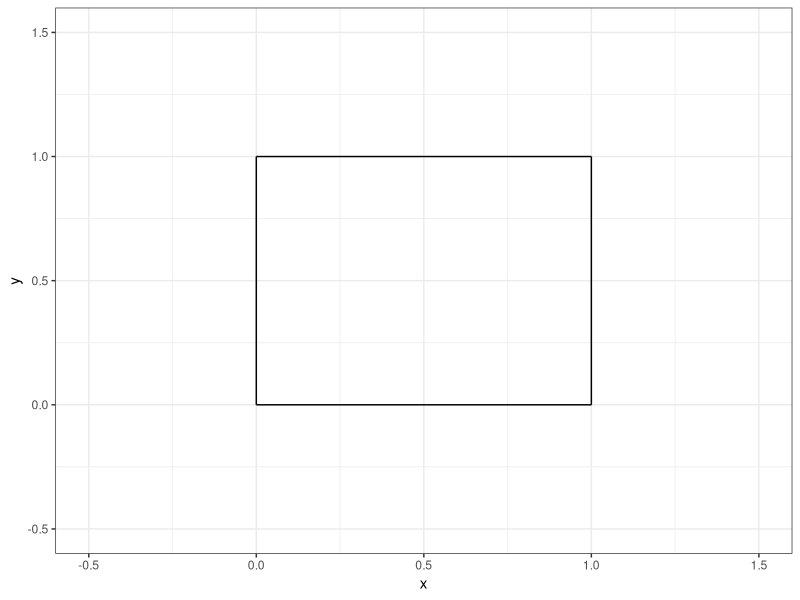
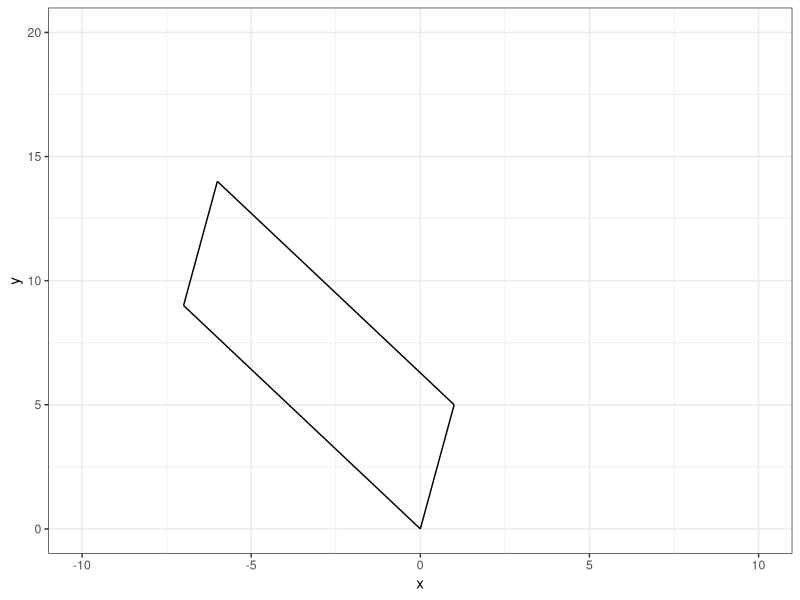
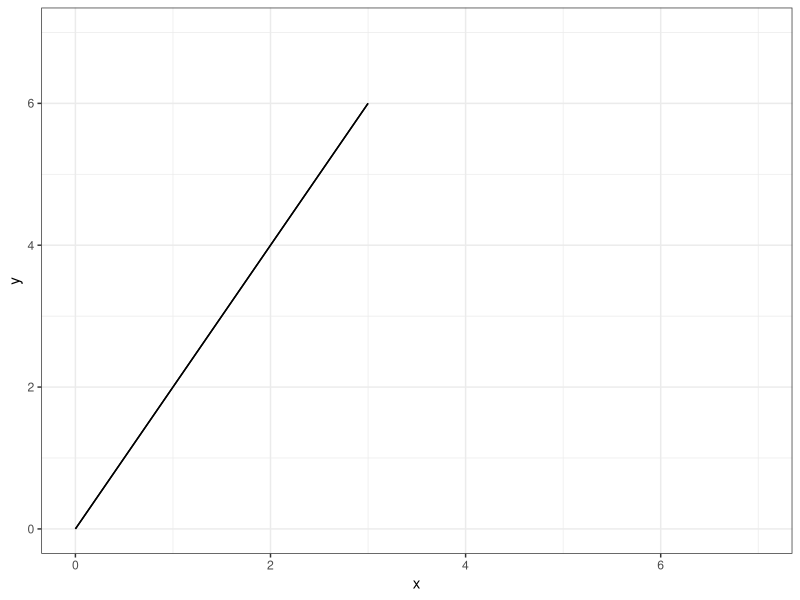
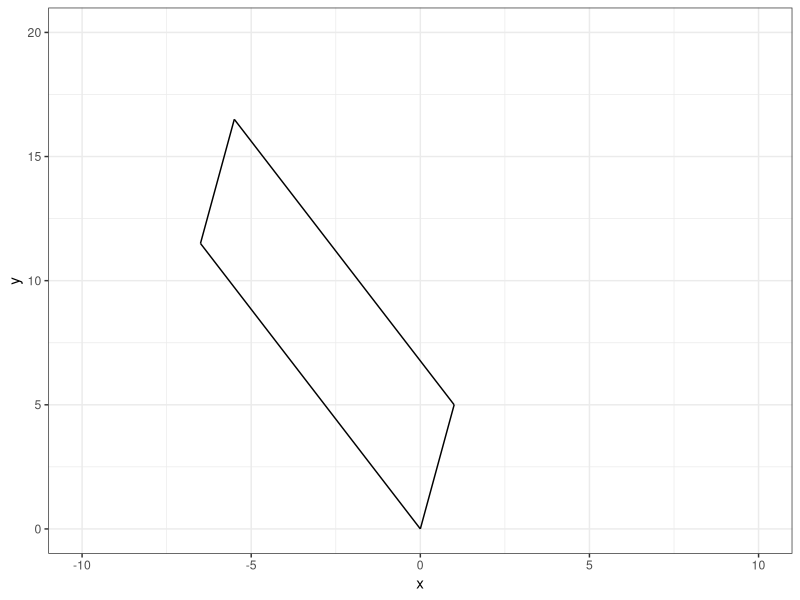
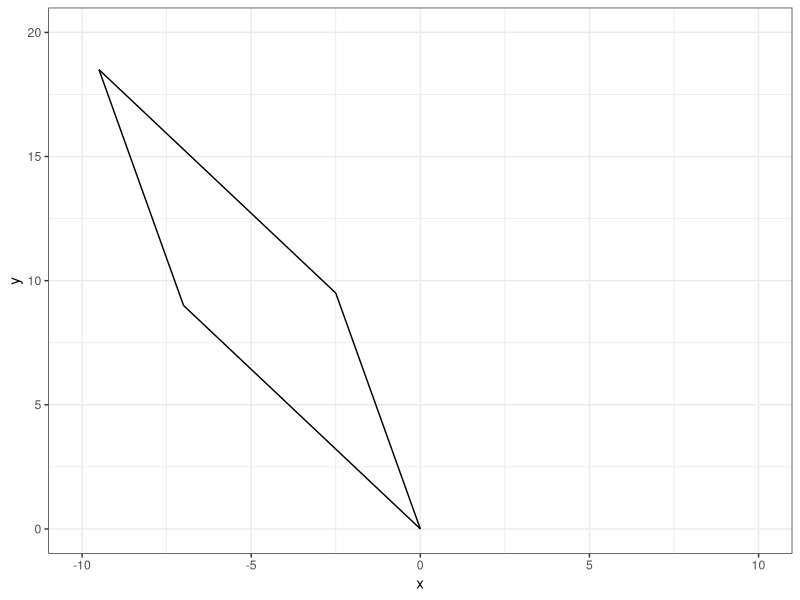
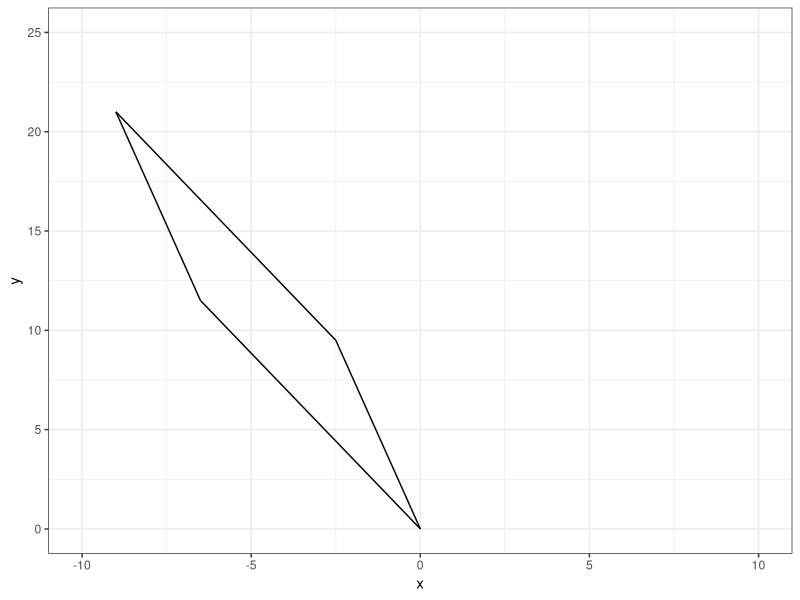
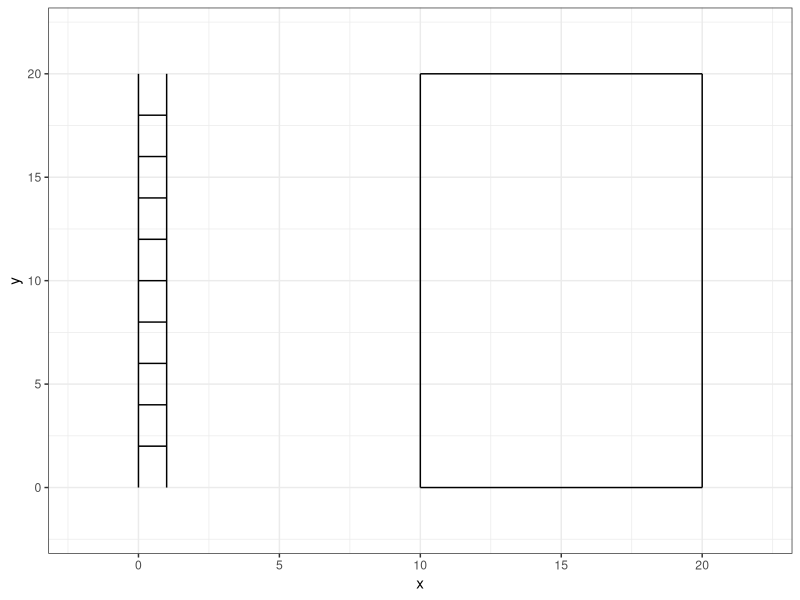
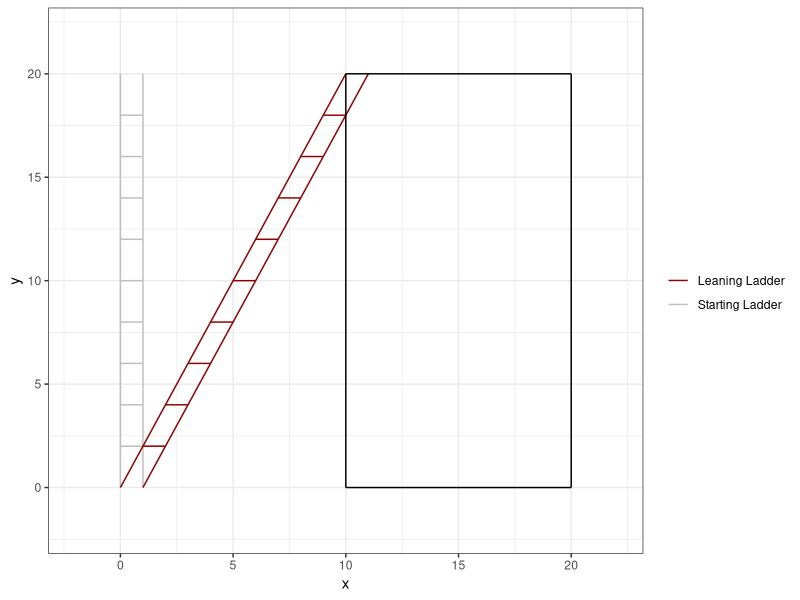

Write R code to recreate these figures, in order.
## ---- chunk 1
#| echo: false

default_chunk_hook  <- knitr::knit_hooks$get("chunk")

latex_font_size <- c("Huge", "huge", "LARGE", "Large", 
                     "large", "normalsize", "small", 
                     "footnotesize", "scriptsize", "tiny")

knitr::knit_hooks$set(chunk = function(x, options) {
  x <- default_chunk_hook(x, options)
  if(options$size %in% latex_font_size) {
    paste0("\n \\", options$size, "\n\n", 
      x, 
      "\n\n \\normalsize"
    )
  } else {
    x
  }
})

## ---- chunk 2
#| label: load-packages
#| include: false
library(tidyverse)
## ---- chunk 3
#| label: fig-unitsquare
#| fig-cap: "The unit square."
#| fig-width: 3
#| fig-height: 3
#| scale: "80%"
#| fig-align: "center"
#| size: "scriptsize"
ggplot() +
  geom_segment(aes(x = 0, xend = 0,
                   y=0, yend = 1))+
  geom_segment(aes(x = 0, xend = 1,
                   y=1, yend = 1))+
  geom_segment(aes(x = 1, xend = 1,
                   y=0, yend = 1))+
  geom_segment(aes(x = 0, xend = 1,
                   y=0, yend = 0)) +
  theme_bw() + 
  xlim(-0.5, 1.5)+
  ylim(-0.5, 1.5)+
  labs(x = "x", 
       y = "y")
## ---- chunk 4
#| size: "scriptsize"
(M <- matrix(data = c(1, 0, 0, 1), nrow = 2, ncol = 2)) # 
(A <- matrix(data = c(1, 5, -7, 9), nrow = 2, ncol = 2)) # created matrix A
## ---- chunk 5
#| size: "scriptsize" 
(T <- A %*% M) # Created matrix T
## ---- chunk 6
#| size: "scriptsize" 
(basis.vector.1 <- T[, 1]) # created basis.vector.1 
(basis.vector.2 <- T[, 2]) # created basis.vector.2
## ---- chunk 7
#| size: "scriptsize" 
(p0 <- c(0, 0)) 
(p1 <- c(1, 5))
(p2 <- c(-6, 14))
(p3 <- c(-7, 9)) # created points p0, p1, p2, p3
## ---- chunk 8
#| label: fig-matrixT
#| fig-cap: "Matrix T."
#| fig-width: 3
#| fig-height: 3
#| scale: "80%"
#| fig-align: "center"
#| size: "scriptsize"
ggplot() +
  geom_segment(aes(x = p0[1], y = p0[2], xend = p1[1], yend = p1[2])) +
  geom_segment(aes(x = p1[1], y = p1[2], xend = p2[1], yend = p2[2])) +
  geom_segment(aes(x = p2[1], y = p2[2], xend = p3[1], yend = p3[2])) +
  geom_segment(aes(x = p3[1], y = p3[2], xend = p0[1], yend = p0[2])) +
  theme_bw() +
  xlim(-10, 10) +
  ylim(0, 20) +
  labs(x = "x", y = "y")
## ---- chunk 9
#| size: "scriptsize" 
(A.determinant <- det(A)) # found determinant of A
## ---- chunk 10
#| size: "scriptsize" 
(A <- matrix(data = c(1, 2, 2, 4), nrow = 2, ncol = 2)) # created matrix A
## ---- chunk 11
#| size: "scriptsize" 
(T <- A %*% M) # Created matrix T
## ---- chunk 12
#| size: "scriptsize" 
(basis.vector.1 <- T[, 1]) # created basis.vector.1 
(basis.vector.2 <- T[, 2]) # created basis.vector.2
## ---- chunk 13
#| size: "scriptsize" 
(p0 <- c(0, 0)) 
(p1 <- c(2, 4))
(p2 <- c(3, 6))
(p3 <- c(1, 2)) # created points p0, p1, p2, p3
## ---- chunk 14
#| label: fig-matrixT2
#| fig-cap: "Matrix T2."
#| fig-width: 3
#| fig-height: 3
#| scale: "80%"
#| fig-align: "center"
#| size: "scriptsize"
ggplot() +
  geom_segment(aes(x = p0[1], y = p0[2], xend = p1[1], yend = p1[2])) +
  geom_segment(aes(x = p1[1], y = p1[2], xend = p2[1], yend = p2[2])) +
  geom_segment(aes(x = p2[1], y = p2[2], xend = p3[1], yend = p3[2])) +
  geom_segment(aes(x = p3[1], y = p3[2], xend = p0[1], yend = p0[2])) +
  theme_bw() +
  xlim(0, 7) +
  ylim(0, 7) +
  labs(x = "x", y = "y")
## ---- chunk 15
#| size: "scriptsize" 
(A.determinant <- det(A)) # found determinant of A
## ---- chunk 16
#| size: "scriptsize"
(M <- matrix(data = c(1, 0, 0.5, 1), nrow = 2, ncol = 2)) # 
(A <- matrix(data = c(1, 5, -7, 9), nrow = 2, ncol = 2)) # created matrix A
(T <- A %*% M) # Created matrix T
(basis.vector.1 <- T[, 1]) # created basis.vector.1 
(basis.vector.2 <- T[, 2]) # created basis.vector.2
(p0 <- c(0, 0)) 
(p1 <- c(-6.5, 11.5))
(p2 <- c(-5.5, 16.5))
(p3 <- c(1, 5)) # created points p0, p1, p2, p3
ggplot() +
  geom_segment(aes(x = p0[1], y = p0[2], xend = p1[1], yend = p1[2])) +
  geom_segment(aes(x = p1[1], y = p1[2], xend = p2[1], yend = p2[2])) +
  geom_segment(aes(x = p2[1], y = p2[2], xend = p3[1], yend = p3[2])) +
  geom_segment(aes(x = p3[1], y = p3[2], xend = p0[1], yend = p0[2])) +
  theme_bw() +
  xlim(-10, 10) +
  ylim(0, 20) +
  labs(x = "x", y = "y")
(A.determinant <- det(A)) # found determinant of A
## ---- chunk 17
#| size: "scriptsize"
(M <- matrix(data = c(1, 0.5, 0, 1), nrow = 2, ncol = 2)) # 
(A <- matrix(data = c(1, 5, -7, 9), nrow = 2, ncol = 2)) # created matrix A
(T <- A %*% M) # Created matrix T
(basis.vector.1 <- T[, 1]) # created basis.vector.1 
(basis.vector.2 <- T[, 2]) # created basis.vector.2
(p0 <- c(0, 0)) 
(p1 <- c(-7, 9))
(p2 <- c(-9.5, 18.5))
(p3 <- c(-2.5, 9.5)) # created points p0, p1, p2, p3
ggplot() +
  geom_segment(aes(x = p0[1], y = p0[2], xend = p1[1], yend = p1[2])) +
  geom_segment(aes(x = p1[1], y = p1[2], xend = p2[1], yend = p2[2])) +
  geom_segment(aes(x = p2[1], y = p2[2], xend = p3[1], yend = p3[2])) +
  geom_segment(aes(x = p3[1], y = p3[2], xend = p0[1], yend = p0[2])) +
  theme_bw() +
  xlim(-10, 10) +
  ylim(0, 20) +
  labs(x = "x", y = "y")
(A.determinant <- det(A)) # found determinant of A
## ---- chunk 18
#| size: "scriptsize"
(M <- matrix(data = c(1, 0.5, 0.5, 1), nrow = 2, ncol = 2)) # 
(A <- matrix(data = c(1, 5, -7, 9), nrow = 2, ncol = 2)) # created matrix A
(T <- A %*% M) # Created matrix T
(basis.vector.1 <- T[, 1]) # created basis.vector.1 
(basis.vector.2 <- T[, 2]) # created basis.vector.2
(p0 <- c(0, 0)) 
(p1 <- c(-6.5, 11.5))
(p2 <- c(-9, 21))
(p3 <- c(-2.5, 9.5)) # created points p0, p1, p2, p3
ggplot() +
  geom_segment(aes(x = p0[1], y = p0[2], xend = p1[1], yend = p1[2])) +
  geom_segment(aes(x = p1[1], y = p1[2], xend = p2[1], yend = p2[2])) +
  geom_segment(aes(x = p2[1], y = p2[2], xend = p3[1], yend = p3[2])) +
  geom_segment(aes(x = p3[1], y = p3[2], xend = p0[1], yend = p0[2])) +
  theme_bw() +
  xlim(-10, 10) +
  ylim(0, 25) +
  labs(x = "x", y = "y")
(A.determinant <- det(A)) # found determinant of A
## ---- chunk 19
(ladder <- data.frame(x = c(0, 0, 1, 1, 0, 1, 0, 1, 0, 1, 0, 1, 0, 1, 0, 1, 0, 1, 0, 1, 0, 1),
y = c(0, 20, 0, 20, 2, 2, 4, 4, 6, 6, 8, 8, 10, 10, 12, 12, 14, 14, 16, 16, 18, 18), group = c(1, 1, 2, 2, 3, 3, 4, 4, 5, 5, 6, 6, 7, 7, 8, 8, 9, 9, 10, 10, 11, 11))) # Created ladder
## ---- chunk 20
#| label: fig-ladder
#| fig-cap: "A ladder."
#| fig-width: 3
#| fig-height: 3
#| scale: "80%"
#| fig-align: "center"
#| size: "scriptsize"
ggplot() +
  geom_path(data = ladder, 
              aes(x = x, y = y, group = group)) +
                  geom_segment(aes(x = 10, xend = 10,
                   y=0, yend = 20))+
  geom_segment(aes(x = 10, xend = 20,
                   y=20, yend = 20))+
  geom_segment(aes(x = 20, xend = 20,
                   y=0, yend = 20))+
  geom_segment(aes(x = 10, xend = 20,
                   y=0, yend = 0)) +
  theme_bw() +
  xlim(-2,22) +
  ylim(-2,22)
## ---- chunk 21
#| size: "scriptsize"
(A <- matrix(data = c(0, 0, 1, 1, 0, 1, 0, 1, 0, 1, 0, 1, 0, 1, 0, 1, 0, 1, 0, 1, 0, 1, 0, 20, 0, 20, 2, 2, 4, 4, 6, 6, 8, 8, 10, 10, 12, 12, 14, 14, 16, 16, 18, 18), nrow = 22, ncol = 2)) # Created matrix A
(M <- matrix(data = c(1, 0.5, 0, 1), nrow = 2, ncol = 2)) # Created matrix M
(T.matrix <- A %*% M)
## ---- chunk 22
#| size: "scriptsize"
(leaning.ladder <- data.frame(x = T.matrix[, 1], y = T.matrix[, 2], group = c(1, 1, 2, 2, 3, 3, 4, 4, 5, 5, 6, 6, 7, 7, 8, 8, 9, 9, 10, 10, 11, 11))) # Created leaning.ladder dataframe
## ---- chunk 23
#| label: fig-ladder2
#| fig-cap: "A ladder and a leaning ladder."
#| fig-width: 3
#| fig-height: 3
#| scale: "80%"
#| fig-align: "center"
#| size: "scriptsize"
ggplot() +
  geom_path(data = ladder, 
              aes(x = x, y = y, group = group, color = "Starting Ladder")) +
  geom_path(data = leaning.ladder, 
              aes(x = x, y = y, group = group, color = "Leaning Ladder")) +
  geom_segment(aes(x = 10, xend = 10,
                   y=0, yend = 20))+
  geom_segment(aes(x = 10, xend = 20,
                   y=20, yend = 20))+
  geom_segment(aes(x = 20, xend = 20,
                   y=0, yend = 20))+
  geom_segment(aes(x = 10, xend = 20,
                   y=0, yend = 0)) +
  theme_bw() +
  xlim(-2,22) +
  ylim(-2,22) +
  scale_color_manual("", values=c("darkred", "grey"))
